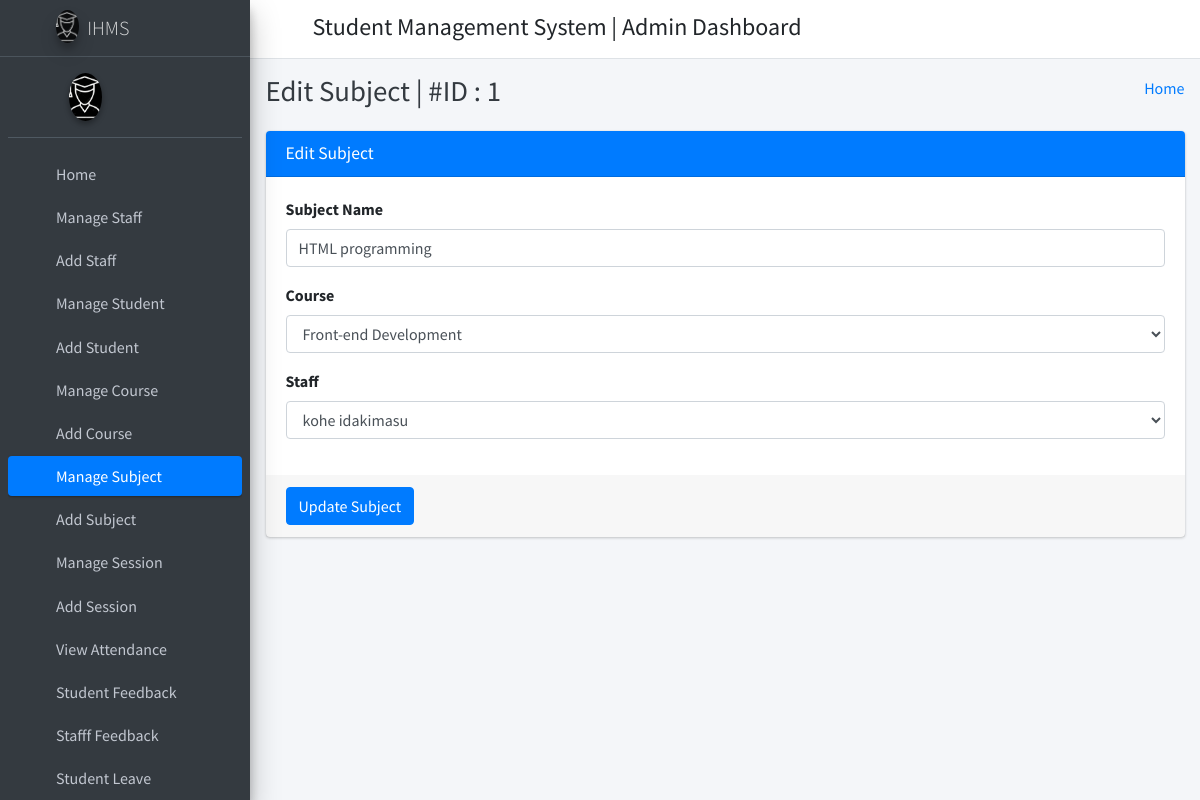
/edit_subject/1/, run on the app's committed database.
### cms/models.py (models this page shows)
class Subjects(models.Model):
    id =models.AutoField(primary_key=True)
    subject_name = models.CharField(max_length=255)
    course_id = models.ForeignKey(Courses, on_delete=models.CASCADE, default=1)
    staff_id = models.ForeignKey(CustomUser, on_delete=models.CASCADE)
    created_at = models.DateTimeField(auto_now_add=True)
    updated_at = models.DateTimeField(auto_now=True)
    objects = models.Manager()

class Courses(models.Model):
    id = models.AutoField(primary_key=True)
    course_name = models.CharField(max_length=255)
    created_at = models.DateTimeField(auto_now_add=True)
    updated_at = models.DateTimeField(auto_now=True)
    objects = models.Manager()

class CustomUser(AbstractUser):
    HOD = '1'
    STAFF = '2'
    STUDENT = '3'
    EMAIL_TO_USER_TYPE_MAP = {
        'hod': HOD,
        'staff': STAFF,
        'student': STUDENT
    }
    groups = models.ManyToManyField(
        Group,
        verbose_name='custom groups',
        blank=True,
        related_name='custom_users',
        related_query_name='custom_user'
    )
    user_permissions = models.ManyToManyField(
        Permission,
        verbose_name='custom user permissions',
        blank=True,
        related_name='custom_custom_users'
    )
    user_type_data = ((HOD, "HOD"), (STAFF, "Staff"), (STUDENT, "Student"))
    user_type = models.CharField(default=1, choices=user_type_data, max_length=10)

### cms/HodViews.py (the view)
# urls.py: path('edit_subject/<subject_id>/', HodViews.edit_subject, name="edit_subject"),
def edit_subject(request, subject_id):
    subject = Subjects.objects.get(id=subject_id)
    courses = Courses.objects.all()
    staffs = CustomUser.objects.filter(user_type='2')
    context = {
        "subject": subject,
        "courses": courses,
        "staffs": staffs,
        "id": subject_id
    }
    return render(request, 'cms/hod_template/edit_subject_template.html', context)

### cms/templates/cms/hod_template/edit_subject_template.html (shortened to what this page needs)
{% extends 'cms/hod_template/base_template.html' %}
{% block page_title %}
    Edit Subject | #ID : {{ subject.id }}
{% endblock page_title %}
{% block main_content %}
{% load static %}
<section class="content">
        <div class="container-fluid">
            <div class="row">
                <div class="col-md-12">
                    <div class="card card-primary">
                    <div class="card-header">
                        <h3 class="card-title">Edit Subject</h3>
                    </div>
                    <form role="form" method="POST" action="{% url 'cms:edit_subject_save' %}">
                        <div class="card-body">
                            <div class="form-group">
                                <label>Subject Name </label>
                                <input type="text" class="form-control" name="subject" value="{{ subject.subject_name }}">
                            </div>
                            <div class="form-group">
                                <label>Course </label>
                                <select class="form-control" name="course">
                                    {% for course in courses %}
                                        <option value="{{ course.id }}" {% if course.id == subject.course_id.id %} selected {% endif %}>{{ course.course_name }}</option>
                                    {% endfor %}
                                </select>
                            </div>
                            <div class="form-group">
                                <label>Staff </label>
                                <select class="form-control" name="staff">
                                    {% for staff in staffs %}
                                        <option value="{{ staff.id }}" {% if staff.id == subject.staff_id.id %} selected {% endif %}>{{ staff.first_name }} {{ staff.last_name }}</option>
                                    {% endfor %}
                                </select>
                            </div>
                        </div>
                        <div class="card-footer">
                        <button type="submit" class="btn btn-primary">Update Subject</button>
                        </div>
                    </form>
                    </div>
                </div>
            </div>
        </div>
      </section>
  {% endblock main_content %}

### data on the page
Subjects: id "1", subject "HTML programming", course "Front-end Development", staff "kohe idakimasu"
